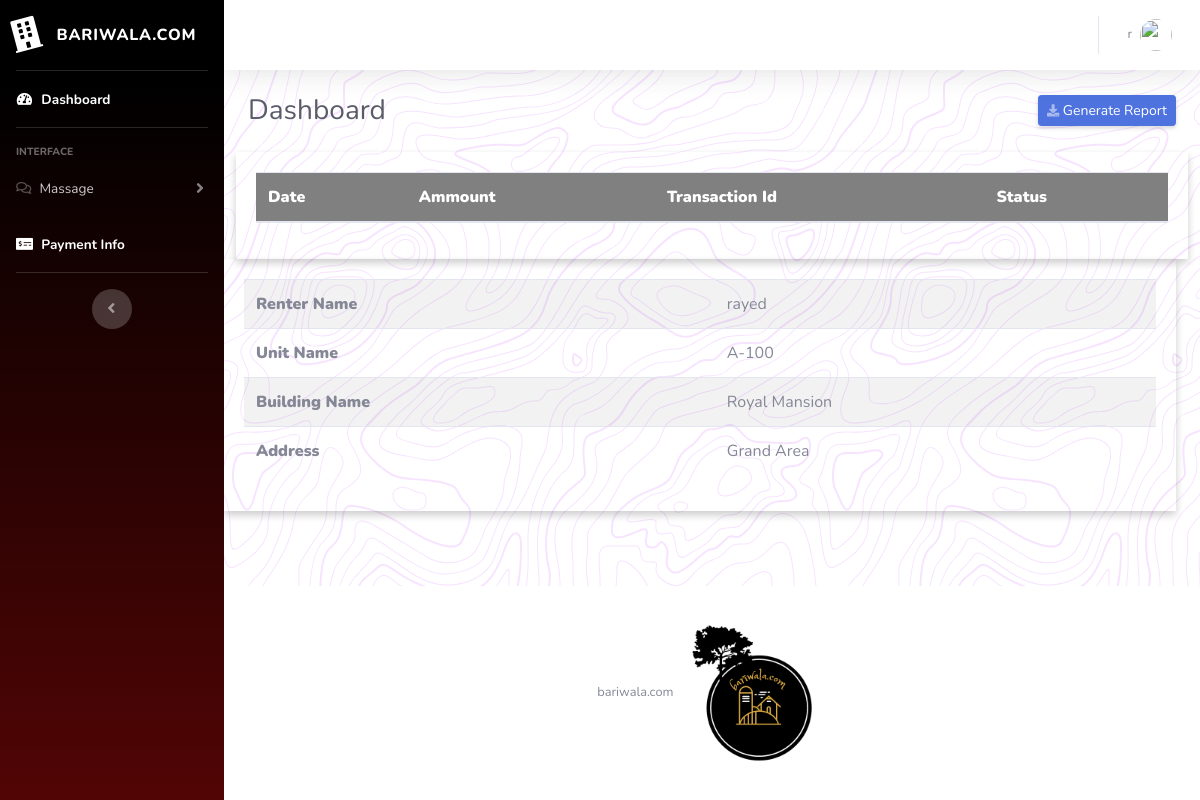
Page /view/paymentInfo.php (signed in) on the committed database.
### tables this page shows
CREATE TABLE `units` (
  `id` int(11) NOT NULL,
  `unit_name` text NOT NULL,
  `building_id` int(11) NOT NULL,
  `renter_id` int(11) NOT NULL,
  `created_at` timestamp NULL DEFAULT NULL,
  `updated_at` timestamp NULL DEFAULT NULL
);

CREATE TABLE `buildings` (
  `id` int(11) NOT NULL,
  `name` text NOT NULL,
  `address` text NOT NULL,
  `manager_id` int(11) NOT NULL,
  `created_at` timestamp NULL DEFAULT NULL,
  `updated_at` timestamp NULL DEFAULT NULL
);

### controller/database.php (called while the page is built, shortened)
<?php
class Database {
    private $conn;
    public function __construct() {
        $this->servername = "localhost";
        $this->username = "root";
        $this->password = "";
        $this->dbname = "bariwala";
        $this->conn = new mysqli($this->servername, $this->username, $this->password, $this->dbname);
    }
    public function select($select, $table, $where = "", $extention = "") {
        $sql = "SELECT " . $select . " FROM " . $table . " " . $where . " " . $extention;
        $result = $this->conn->query($sql);
        return $result;
    }
}
?>

### view/paymentInfo.php (the view, shortened to what this page needs)
<!DOCTYPE html>
<html lang="en">
<?php
require_once "header.php";
?>
<body id="page-top">
  <div id="wrapper">
    <?php
    require_once "sidebar.php";
    ?>
    <div id="content-wrapper" class="d-flex flex-column">
      <div id="content">
        <?php
        require_once "topbar.php"
        ?>
        <div class="container-fluid">
          <div class="d-sm-flex align-items-center justify-content-between mb-4">
            <h1 class="h3 mb-0 text-gray-800">Dashboard</h1>
            <a href="#" class="d-none d-sm-inline-block btn btn-sm btn-primary shadow-sm"><i class="fas fa-download fa-sm text-white-50"></i> Generate Report</a>
          </div>
          <div class="row">
          <?php
            $id=$_SESSION["id"];
            require_once "../controller/database.php";
            $database=new Database();
            $select="*";
            $table = "renter";
            $where = "Where user_id = $id";
            $extention = "";
            $result = $database->select($select, $table, $where, $extention);
            $row = mysqli_fetch_assoc($result);
            $id=$row["id"];
         ?>
              <div class="card-body" >
                <div class="table-responsive">
                    <table class="table table-striped" id="dataTable" width="100%" cellspacing="0">
                      <thead style="background-color:gray; color:white;">
                        <tr style="background-color:gray; color:white;">
                          <th><strong>Date</strong></th>
                          <th><strong>Ammount</strong></th>
                          <th><strong>Transaction Id</strong></th>
                          <th><strong>Status</strong></th>
                        </tr>
                      </thead>
                    </table>
                </div>
            </div>
              <div class="row" style="width:100%">
               <?php
                $select="*";
                $table = "units";
                $where = "Where renter_id = $id";
                $extention = "limit 1";
                $result = $database->select($select, $table, $where, $extention);
                $row = mysqli_fetch_assoc($result);
                $name=$_SESSION["name"];
                $b_id=$row["building_id"];
                $select="*";
                $table = "buildings";
                $where = "Where id = $b_id";
                $extention = "";
                $result = $database->select($select, $table, $where, $extention);
                $row2 = mysqli_fetch_assoc($result);
               ?>
                <div class="card-body">
                  <div class="table-responsive">
                      <table class="table table-striped" id="dataTable" width="100%" cellspacing="0">
                        <tbody>
                          <tr>
                            <th> <strong>Renter Name </strong> </th>
                            <td><?php echo $name ?></td>
                          </tr>
                          <tr>
                            <th> <strong>Unit Name </strong> </th>
                            <td><?php echo $row["unit_name"] ?></td>
                          </tr>
                          <tr>
                            <th> <strong>Building Name </strong></th>
                            <td><?php echo $row2["name"] ?></td>
                          </tr>
                          <tr>
                            <th> <strong> Address </strong> </th>
                            <td><?php echo $row2["address"] ?></td>
                          </tr>
                        </tbody>
                      </table>
                  </div>
                </div>
          </div>
          </div>
        </div>
      </div>
      <?php
        require_once "footer.php"
      ?>
</body>
</html>

### rows in the picture
units: unit_name "A-100"
buildings: name "Royal Mansion", address "Grand Area"

### other values in the picture
$username "r"
$name "rayed"
